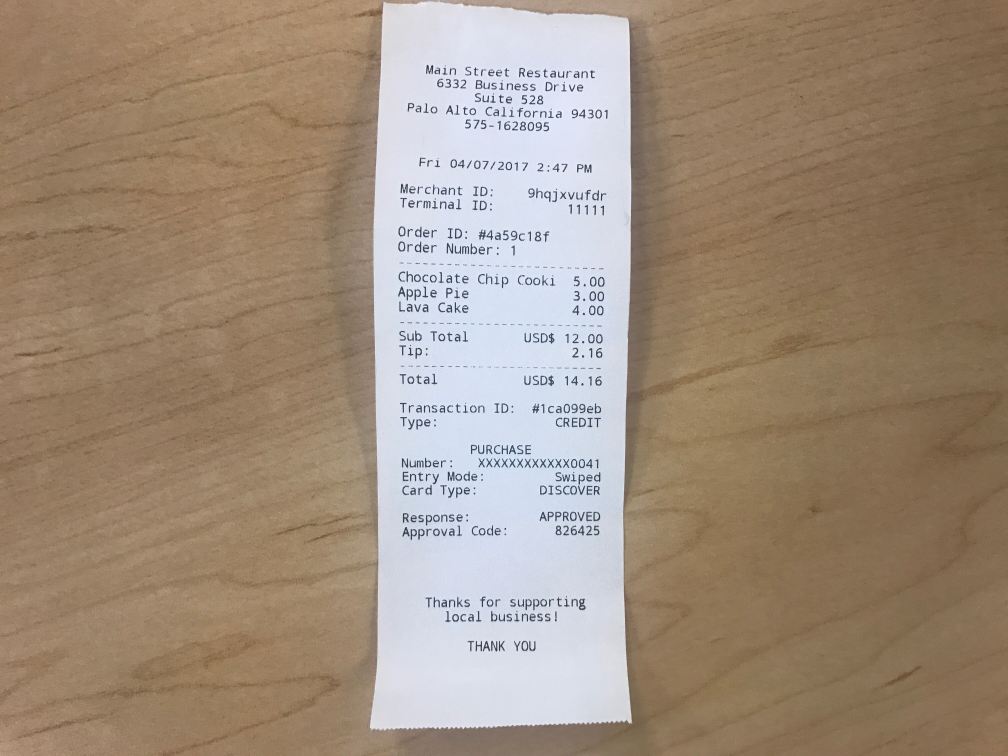
#> input picture receipt_1.jpg, 4032 x 3024 px (shown at 1/4 size)
$ python docscanner.py
#> lines starting #> are read from the running program, lines starting #| are printed output that depends on the picture; after the words box and inside, x2 and y2 are one past the last pixel; in counts of white or black regions, pixels touching at a corner belong together
### rect.py
import numpy as np
def rectify(h):
    h = h.reshape((4,2))
    hnew = np.zeros((4,2),dtype = np.float32)

    add = h.sum(1)
    hnew[0] = h[np.argmin(add)]
    hnew[2] = h[np.argmax(add)]

    diff = np.diff(h,axis = 1)
    hnew[1] = h[np.argmin(diff)]
    hnew[3] = h[np.argmax(diff)]

    return hnew

### docscanner.py
import cv2
import numpy as np
import rect
# add image here.
# We can also use laptop's webcam if the resolution is good enough to capture
# readable document content
image = cv2.imread('receipt_1.jpg')
#> image is the input picture: shape (3024, 4032, 3); mean B, G, R 124.8, 142.8, 160.3

# resize image so it can be processed
# choose optimal dimensions such that important content is not lost
image = cv2.resize(image, (1500, 880))
#> image: shape (880, 1500, 3)

# creating copy of original image
orig = image.copy()

# convert to grayscale and blur to smooth
gray = cv2.cvtColor(image, cv2.COLOR_BGR2GRAY)
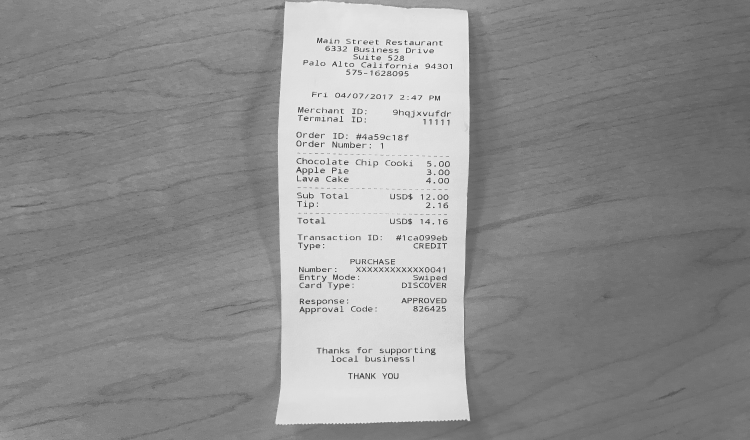
#> gray: shape (880, 1500) (shown at 1/2 size); min 35, max 250, mean 145.9
blurred = cv2.GaussianBlur(gray, (5, 5), 0)
#blurred = cv2.medianBlur(gray, 5)

# apply Canny Edge Detection
edged = cv2.Canny(blurred, 0, 50)
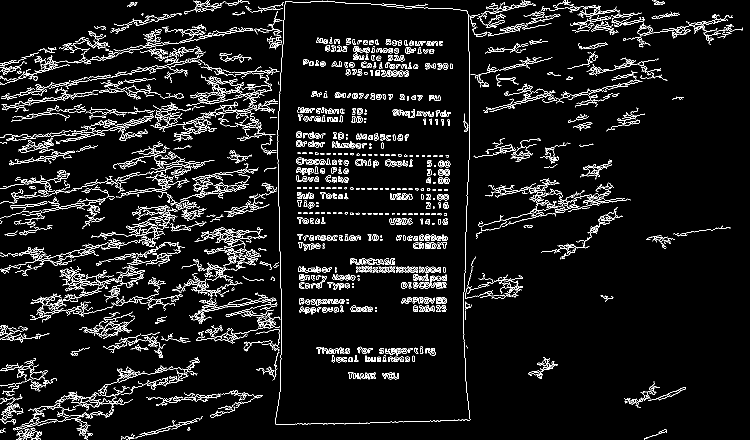
#> edged: shape (880, 1500) (shown at 1/2 size); 6.4% white in thin lines or dots
orig_edged = edged.copy()

# find the contours in the edged image, keeping only the
# largest ones, and initialize the screen contour
(contours, _) = cv2.findContours(edged, cv2.RETR_LIST, cv2.CHAIN_APPROX_NONE)
#> contours = 2188 contours, 1224 with area under 20; largest, box (x1, y1, x2, y2) and area: (550, 1, 941, 850) 312119, (550, 2, 941, 850) 312061, (182, 415, 356, 494) 786, (112, 783, 266, 837) 441, (276, 432, 340, 452) 416
contours = sorted(contours, key=cv2.contourArea, reverse=True)

x,y,w,h = cv2.boundingRect(contours[0])
#> x = 550; y = 1; w = 391; h = 849
cv2.rectangle(image,(x,y),(x+w,y+h),(0,0,255),0)
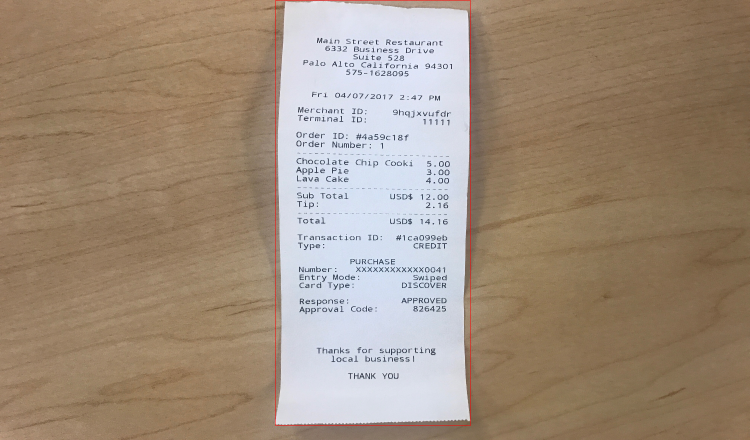
#> image: shape (880, 1500, 3) (shown at 1/2 size); mean B, G, R 124.5, 142.4, 160.4

# get approximate contour
for c in contours:
    p = cv2.arcLength(c, True)
    approx = cv2.approxPolyDP(c, 0.02 * p, True)

    if len(approx) == 4:
        target = approx
        break
#> this loop made 1 pass
#> (p, target) on pass 1: (2512.1, [[571, 2], [551, 848], [939, 841], [935, 24]])


# mapping target points to 800x800 quadrilateral
approx = rect.rectify(target)
#> in rectify, `h = h.reshape((4,2))`: h = [[571, 2], [551, 848], [939, 841], [935, 24]]
#> in rectify, `add = h.sum(1)`: add = [573, 1399, 1780, 959]
#> in rectify, `diff = np.diff(h,axis = 1)`: diff = [-569, 297, -98, -911]
#> approx = [[571, 2], [935, 24], [939, 841], [551, 848]]
pts2 = np.float32([[0,0],[800,0],[800,800],[0,800]])

M = cv2.getPerspectiveTransform(approx,pts2)
#> M = [[2.01, 0.0475, -1147.3], [-0.0577, 0.954, 31.02], [-9.23e-05, 7.21e-05, 1]]
dst = cv2.warpPerspective(orig,M,(800,800))
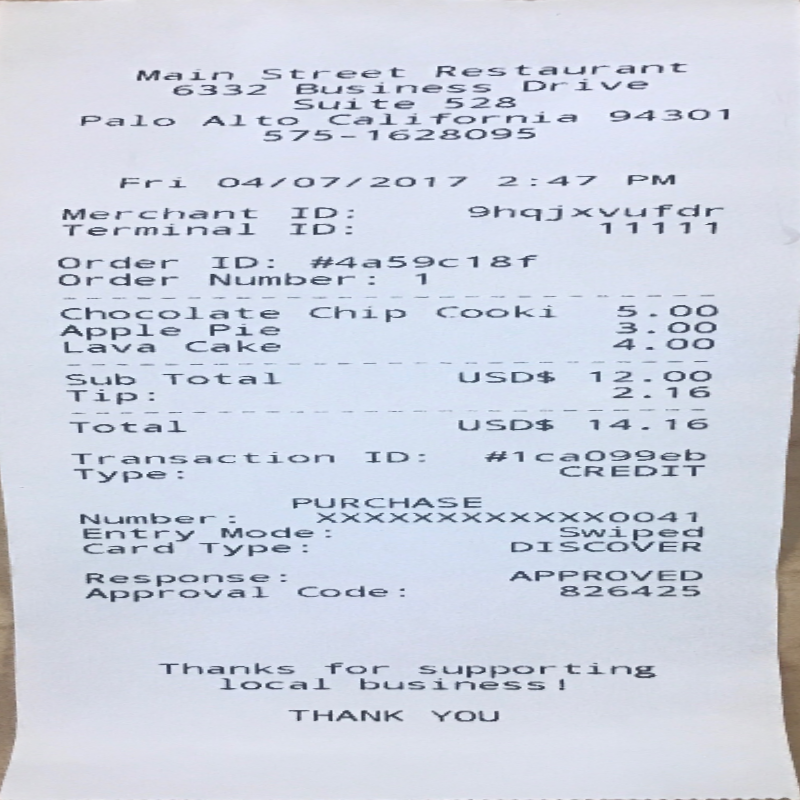
#> dst: shape (800, 800, 3); mean B, G, R 226, 212.5, 206.7

cv2.drawContours(image, [target], -1, (0, 255, 0), 2)
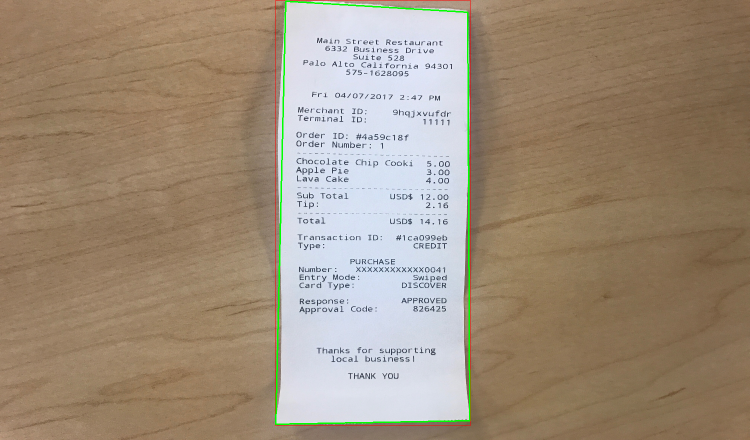
#> image: shape (880, 1500, 3) (shown at 1/2 size); 0.55% of pixels changed, all inside (x1, y1, x2, y2) = (550, 1, 941, 850)
dst = cv2.cvtColor(dst, cv2.COLOR_BGR2GRAY)
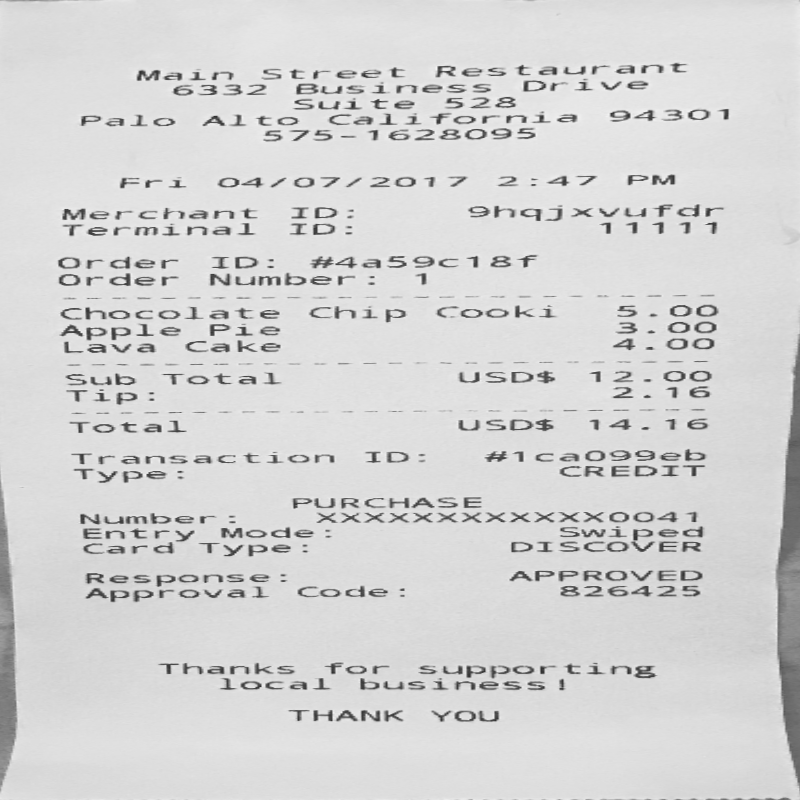
#> dst: shape (800, 800); min 46, max 245, mean 212.3


# using thresholding on warped image to get scanned effect (If Required)
ret,th1 = cv2.threshold(dst,127,255,cv2.THRESH_BINARY)
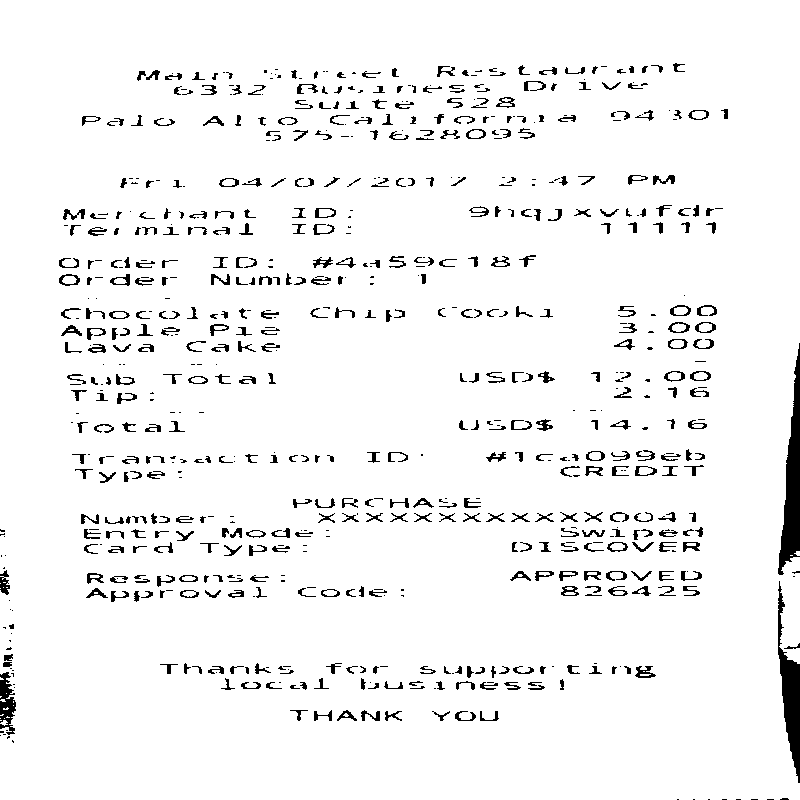
#> th1: shape (800, 800); 95.2% white; 729 black regions (252 under 20 px), largest, box (x1, y1, x2, y2) and area: (778, 343, 800, 575) 2464, (778, 581, 800, 783) 1888, (0, 672, 16, 735) 602

cv2.imshow("Original.jpg", orig)
#cv2.imshow("Original Gray.jpg", gray)
#cv2.imshow("Original Blurred.jpg", blurred)
cv2.waitKey(0)
cv2.destroyAllWindows()
cv2.imshow("Original Edged.jpg", orig_edged)
cv2.waitKey(0)
cv2.destroyAllWindows()
cv2.imshow("Outline.jpg", image)
cv2.waitKey(0)
cv2.destroyAllWindows()
cv2.imshow("Thresh Binary.jpg", th1)
cv2.waitKey(0)
cv2.destroyAllWindows()
#> (the run stopped early here; a loop or call above may not have finished)
